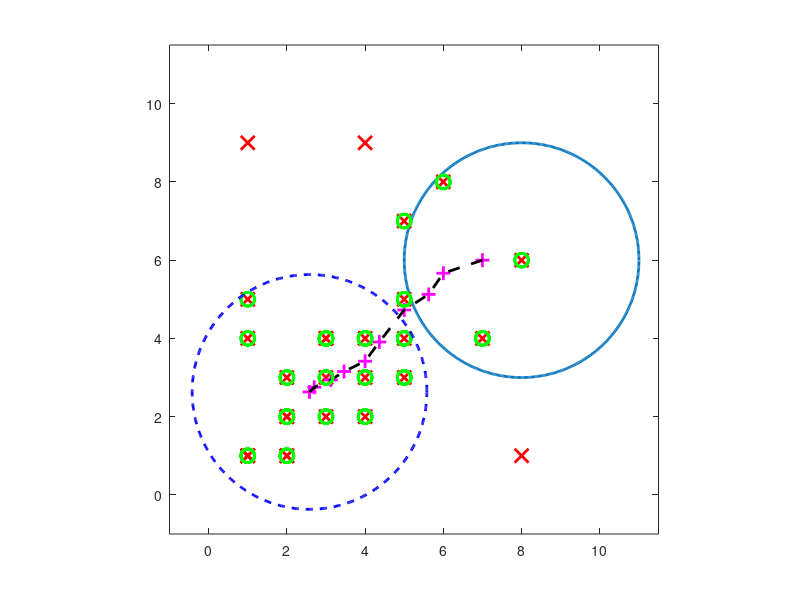

Recreate this plot in MATLAB. (Note: this script raises an error after producing the figure.)
%%
close all;
clear all;
clc;

%%
X = [1, 2, 3, 4, 2, 1, 3, 5, 1, 3, 2, 1, 5, 2, 2, 3, 4, 4, 1, 5, 8, 7, 5, 6, 4, 8, 1];
Y = [1, 1, 2, 2, 3, 4, 4, 3, 1, 3, 2, 1, 4, 1, 2, 4, 3, 4, 5, 5, 6, 4, 7, 8, 9, 1, 9];

cX = 8;
cY = 6;

%%
h = figure();
ang = 0:0.01:2 * pi; 
r = 3;
xp = r * cos(ang);
yp = r * sin(ang);
plot(cX + xp, cY + yp, 'MarkerSize', 10, 'LineWidth', 2);
axis equal;
hold on;
plot(X, Y, 'rx', 'MarkerSize', 10, 'LineWidth', 2);
xlim([-1, 11.5]);
ylim([-1, 11.5]);


%%

mPos = 1;
navstivene = 0;
idxNavstivene = 1;
stredy = zeros(100, 2);
while true
    
    sumX = 0;
    sumY = 0;
    n = 0;
    for i = 1:1:length(X)
        aX = X(i);
        aY = Y(i);
        if (sqrt((aX - cX)^2 + (aY - cY)^2)) < r
            sumX = sumX + aX;        
            sumY = sumY + aY;        
            n = n + 1;
            navstivene(idxNavstivene) = i;
            idxNavstivene = idxNavstivene + 1;
        end
    end

    mX(mPos) = sumX / n;
    mY(mPos) = sumY / n;
    
    stredy(mPos, :) = [mX(mPos), mY(mPos)];
    
    
    if(mPos > 1) && (mX(mPos) == mX(mPos - 1)) && (mY(mPos) == mY(mPos - 1))
        break;
    end
    cX = mX(mPos);
    cY = mY(mPos);
    mPos = mPos + 1;
end

plot(stredy(1:mPos-1, 1), stredy(1:mPos-1, 2), 'm+', 'MarkerSize', 10, 'LineWidth', 2);
plot(stredy(1:mPos-1, 1), stredy(1:mPos-1, 2), 'k--', 'MarkerSize', 10, 'LineWidth', 2);
plot(X(navstivene), Y(navstivene), 'go', 'MarkerSize', 10, 'LineWidth', 2);
plot(stredy(mPos-1, 1) + xp, stredy(mPos-1, 2) + yp, 'b--', 'MarkerSize', 10, 'LineWidth', 2);
legend('Startovaci okenko', '2D body', 'Stredni hodnoty', 'Trajektorie konvergence', ...
    'Navstivene body', 'Okenko po konvergenci', 4);
xlabel('x_1', 'FontSize', 15);
ylabel('x_2', 'FontSize', 15);
title('Mean Shift - tvorba shluku', 'FontSize', 15, 'fontWeight', 'bold');


%%
print(h, '-dpdf', 'MeanShift');









